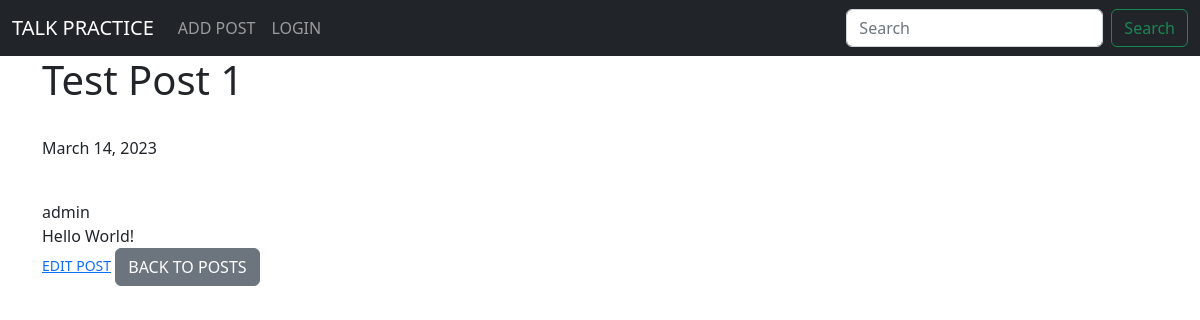
The app's page /article/1 with its own data.
### blog/models.py (models this page shows, shortened)
class Post(models.Model):
    title = models.CharField(max_length=250)
    subtitle = models.CharField(max_length=250, default='')
    author = models.ForeignKey(User, on_delete=models.CASCADE,)
    body = models.TextField()
    post_date = models.DateField(auto_now_add=True)

### blog/views.py (the view)
# urls.py: path('article/<int:pk>', ArticleDetailView.as_view(), name='article-detail'),
class ArticleDetailView(DetailView):
    model = Post
    template_name = 'article-detail.html'

### blog/templates/article-detail.html (shortened to what this page needs)
{% extends 'base.html' %}
{% block content %}
<h1>{{ post.title }}</h1><br>
<p>{{ post.post_date }}</p>
<br>
{{ post.author }}
<br>
{{ post.body }}
<br>
<small><a href="{% url 'update-post' post.pk %}">EDIT POST</a></small>
<a class="btn btn-secondary" href="{% url 'home' %}">BACK TO POSTS</a>
{% endblock %}

### records on screen
Post: title "Test Post 1", post_date "March 14, 2023", author "admin", body "Hello World!"
